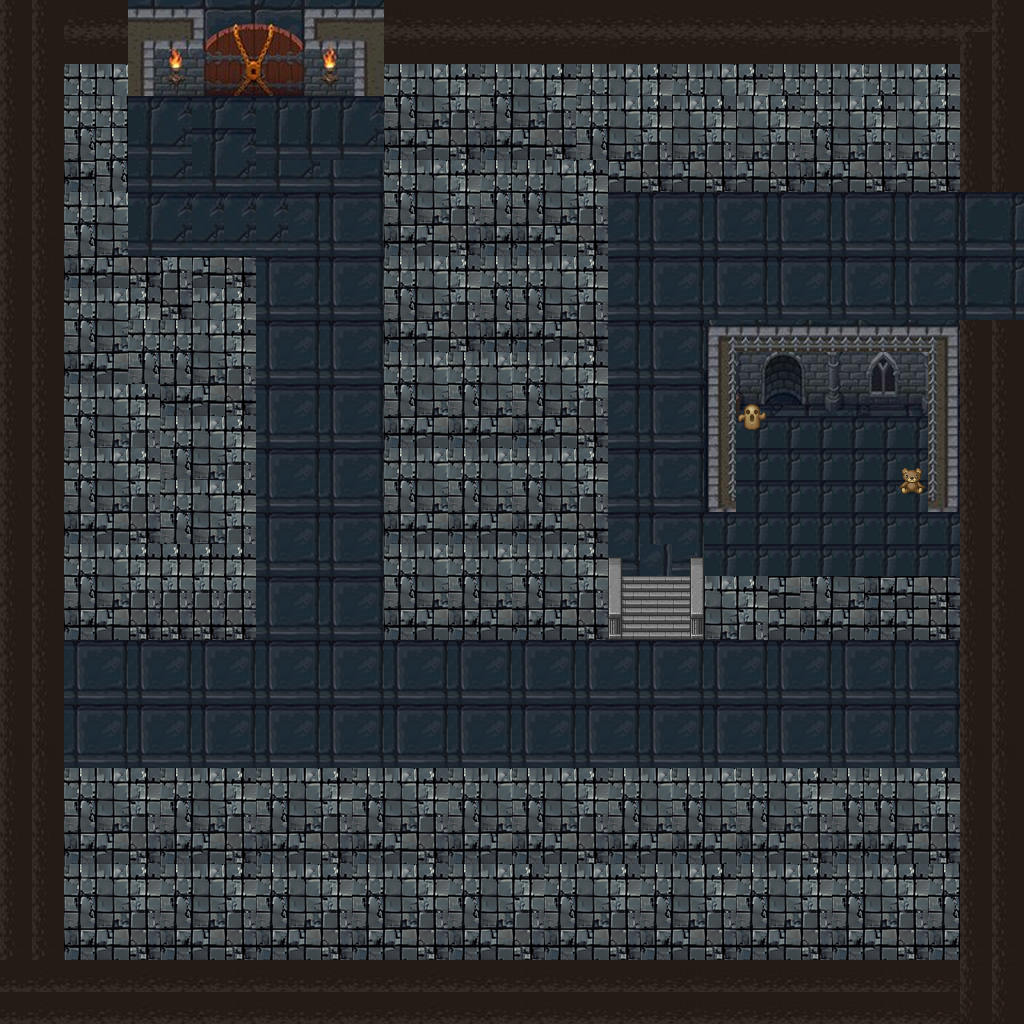

A level layout from a 2D game, rendered from its tile map. Below: a short description, then the map file with tile-grid data replaced by summaries:
An orthogonal 32x32 tile map with 32x32 px tiles, 2 tile layers (originalfloor, object), 3 tilesets.

<map version="1.8" tiledversion="1.8.6" orientation="orthogonal" renderorder="right-down" width="32" height="32" tilewidth="32" tileheight="32" infinite="0" nextlayerid="4" nextobjectid="1">
 <editorsettings>
  <export target="SecondTile.tmj" format="json" />
 </editorsettings>
 <tileset firstgid="1" name="tileset1" tilewidth="32" tileheight="32" tilecount="756" columns="21">
  <image source="tileset1.png" width="700" height="1166" />
 </tileset>
 <tileset firstgid="757" name="tileset3" tilewidth="32" tileheight="32" tilecount="572" columns="26">
  <image source="tileset3.png" width="850" height="705" />
 </tileset>
 <tileset firstgid="1329" name="pipoya" tilewidth="32" tileheight="32" tilecount="1064" columns="8">
  <image source="pipoya.png" width="256" height="4256" />
 </tileset>
 <layer id="3" name="originalfloor" width="32" height="32">
  <data>[1024 cells, 1024 non-empty, 92 distinct tile ids]</data>
 </layer>
 <layer id="2" name="object" width="32" height="32">
  <data>[1024 cells, 21 non-empty, 17 distinct tile ids]</data>
 </layer>
</map>
